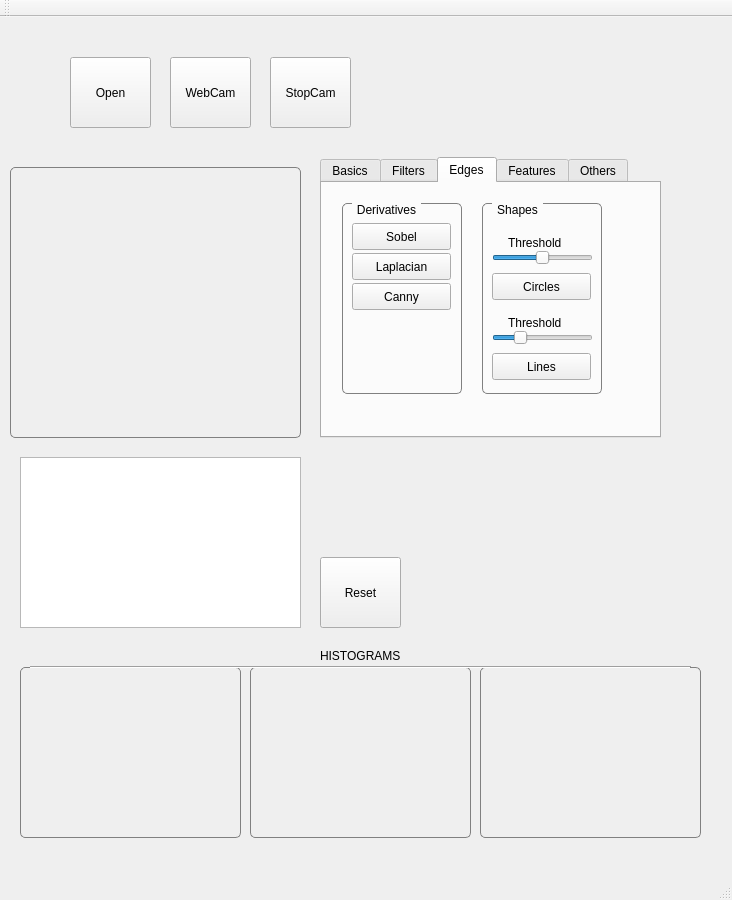
<?xml version="1.0" encoding="UTF-8"?>
<ui version="4.0">
 <class>MainWindow</class>
 <widget class="QMainWindow" name="MainWindow">
  <property name="geometry">
   <rect>
    <x>0</x>
    <y>0</y>
    <width>732</width>
    <height>900</height>
   </rect>
  </property>
  <property name="maximumSize">
   <size>
    <width>732</width>
    <height>900</height>
   </size>
  </property>
  <property name="windowTitle">
   <string>MainWindow</string>
  </property>
  <widget class="QWidget" name="centralWidget">
   <widget class="QPushButton" name="pushButton_open">
    <property name="geometry">
     <rect>
      <x>70</x>
      <y>40</y>
      <width>81</width>
      <height>71</height>
     </rect>
    </property>
    <property name="text">
     <string>Open</string>
    </property>
   </widget>
   <widget class="QPushButton" name="pushButton_webcam">
    <property name="geometry">
     <rect>
      <x>170</x>
      <y>40</y>
      <width>81</width>
      <height>71</height>
     </rect>
    </property>
    <property name="text">
     <string>WebCam</string>
    </property>
   </widget>
   <widget class="QPushButton" name="pushButton_stopcam">
    <property name="geometry">
     <rect>
      <x>270</x>
      <y>40</y>
      <width>81</width>
      <height>71</height>
     </rect>
    </property>
    <property name="text">
     <string>StopCam</string>
    </property>
   </widget>
   <widget class="QPushButton" name="pushButton_reset">
    <property name="geometry">
     <rect>
      <x>320</x>
      <y>540</y>
      <width>81</width>
      <height>71</height>
     </rect>
    </property>
    <property name="text">
     <string>Reset</string>
    </property>
   </widget>
   <widget class="QTabWidget" name="tabWidget">
    <property name="geometry">
     <rect>
      <x>320</x>
      <y>140</y>
      <width>341</width>
      <height>281</height>
     </rect>
    </property>
    <property name="currentIndex">
     <number>2</number>
    </property>
    <widget class="QWidget" name="tab">
     <attribute name="title">
      <string>Basics</string>
     </attribute>
     <widget class="QGroupBox" name="groupBox_resize">
      <property name="geometry">
       <rect>
        <x>137</x>
        <y>9</y>
        <width>141</width>
        <height>122</height>
       </rect>
      </property>
      <property name="focusPolicy">
       <enum>Qt::NoFocus</enum>
      </property>
      <property name="autoFillBackground">
       <bool>false</bool>
      </property>
      <property name="styleSheet">
       <string notr="true">QGroupBox {
    border: 1px solid gray;
    border-radius: 5px;
    margin-top: 0.5em;
}

QGroupBox::title {
    subcontrol-origin: margin;
    left: 10px;
    padding: 0 3px 0 3px;
}</string>
      </property>
      <property name="title">
       <string>Resize</string>
      </property>
      <property name="flat">
       <bool>false</bool>
      </property>
      <layout class="QGridLayout" name="gridLayout">
       <item row="2" column="0" colspan="2">
        <widget class="QPushButton" name="pushButton_resize">
         <property name="text">
          <string>Resize</string>
         </property>
        </widget>
       </item>
       <item row="0" column="1">
        <widget class="QLabel" name="label_width">
         <property name="text">
          <string>width</string>
         </property>
        </widget>
       </item>
       <item row="1" column="1">
        <widget class="QLineEdit" name="lineEdit_width">
         <property name="text">
          <string>100</string>
         </property>
        </widget>
       </item>
       <item row="0" column="0">
        <widget class="QLabel" name="label_height">
         <property name="text">
          <string>height</string>
         </property>
        </widget>
       </item>
       <item row="1" column="0">
        <widget class="QLineEdit" name="lineEdit_height">
         <property name="text">
          <string>100</string>
         </property>
        </widget>
       </item>
      </layout>
     </widget>
     <widget class="QGroupBox" name="groupBox_flip">
      <property name="geometry">
       <rect>
        <x>9</x>
        <y>9</y>
        <width>122</width>
        <height>112</height>
       </rect>
      </property>
      <property name="styleSheet">
       <string notr="true">QGroupBox {
    border: 1px solid gray;
    border-radius: 5px;
    margin-top: 0.5em;
}

QGroupBox::title {
    subcontrol-origin: margin;
    left: 10px;
    padding: 0 3px 0 3px;
}</string>
      </property>
      <property name="title">
       <string>Flip</string>
      </property>
      <layout class="QGridLayout" name="gridLayout_4">
       <item row="0" column="0">
        <widget class="QCheckBox" name="checkBox_horiz">
         <property name="text">
          <string>Horizontal</string>
         </property>
         <property name="checked">
          <bool>true</bool>
         </property>
        </widget>
       </item>
       <item row="1" column="0">
        <widget class="QCheckBox" name="checkBox_vert">
         <property name="text">
          <string>Vertical</string>
         </property>
         <property name="checked">
          <bool>false</bool>
         </property>
        </widget>
       </item>
       <item row="2" column="0">
        <widget class="QPushButton" name="pushButton_flip">
         <property name="text">
          <string>Flip</string>
         </property>
        </widget>
       </item>
      </layout>
     </widget>
     <widget class="QGroupBox" name="groupBox_hist">
      <property name="geometry">
       <rect>
        <x>137</x>
        <y>137</y>
        <width>105</width>
        <height>89</height>
       </rect>
      </property>
      <property name="styleSheet">
       <string notr="true">QGroupBox {
    border: 1px solid gray;
    border-radius: 5px;
    margin-top: 0.5em;
}

QGroupBox::title {
    subcontrol-origin: margin;
    left: 10px;
    padding: 0 3px 0 3px;
}</string>
      </property>
      <property name="title">
       <string>Histogram</string>
      </property>
      <layout class="QGridLayout" name="gridLayout_2">
       <item row="0" column="0">
        <widget class="QPushButton" name="pushButton_eq">
         <property name="text">
          <string>Equalize</string>
         </property>
        </widget>
       </item>
       <item row="1" column="0">
        <widget class="QPushButton" name="pushButton_hist">
         <property name="text">
          <string>Display</string>
         </property>
        </widget>
       </item>
      </layout>
     </widget>
     <widget class="QGroupBox" name="groupBox_noise">
      <property name="geometry">
       <rect>
        <x>9</x>
        <y>137</y>
        <width>105</width>
        <height>91</height>
       </rect>
      </property>
      <property name="styleSheet">
       <string notr="true">QGroupBox {
    border: 1px solid gray;
    border-radius: 5px;
    margin-top: 0.5em;
}

QGroupBox::title {
    subcontrol-origin: margin;
    left: 10px;
    padding: 0 3px 0 3px;
}</string>
      </property>
      <property name="title">
       <string>Noise</string>
      </property>
      <layout class="QGridLayout" name="gridLayout_3">
       <item row="1" column="0">
        <widget class="QPushButton" name="pushButton_sp">
         <property name="text">
          <string>S and P</string>
         </property>
        </widget>
       </item>
       <item row="0" column="0">
        <widget class="QSlider" name="horizontalSlider_sandp">
         <property name="maximum">
          <number>100</number>
         </property>
         <property name="singleStep">
          <number>1</number>
         </property>
         <property name="value">
          <number>20</number>
         </property>
         <property name="orientation">
          <enum>Qt::Horizontal</enum>
         </property>
        </widget>
       </item>
      </layout>
     </widget>
    </widget>
    <widget class="QWidget" name="tab_2">
     <attribute name="title">
      <string>Filters</string>
     </attribute>
     <widget class="QGroupBox" name="groupBox_lowpass">
      <property name="geometry">
       <rect>
        <x>10</x>
        <y>10</y>
        <width>120</width>
        <height>101</height>
       </rect>
      </property>
      <property name="styleSheet">
       <string notr="true">QGroupBox {
    border: 1px solid gray;
    border-radius: 5px;
    margin-top: 0.5em;
}

QGroupBox::title {
    subcontrol-origin: margin;
    left: 10px;
    padding: 0 3px 0 3px;
}</string>
      </property>
      <property name="title">
       <string>LowPass</string>
      </property>
      <widget class="QPushButton" name="pushButton_Blur">
       <property name="geometry">
        <rect>
         <x>10</x>
         <y>70</y>
         <width>99</width>
         <height>27</height>
        </rect>
       </property>
       <property name="text">
        <string>Blur</string>
       </property>
      </widget>
      <widget class="QLineEdit" name="lineEdit_sizeKernel">
       <property name="geometry">
        <rect>
         <x>40</x>
         <y>40</y>
         <width>41</width>
         <height>27</height>
        </rect>
       </property>
       <property name="text">
        <string>11</string>
       </property>
       <property name="alignment">
        <set>Qt::AlignCenter</set>
       </property>
      </widget>
      <widget class="QLabel" name="label_kernelSize">
       <property name="geometry">
        <rect>
         <x>20</x>
         <y>20</y>
         <width>81</width>
         <height>17</height>
        </rect>
       </property>
       <property name="text">
        <string>Kernel size</string>
       </property>
      </widget>
     </widget>
     <widget class="QGroupBox" name="groupBox">
      <property name="geometry">
       <rect>
        <x>190</x>
        <y>10</y>
        <width>120</width>
        <height>101</height>
       </rect>
      </property>
      <property name="styleSheet">
       <string notr="true">QGroupBox {
    border: 1px solid gray;
    border-radius: 5px;
    margin-top: 0.5em;
}

QGroupBox::title {
    subcontrol-origin: margin;
    left: 10px;
    padding: 0 3px 0 3px;
}</string>
      </property>
      <property name="title">
       <string>HighPass</string>
      </property>
      <widget class="QPushButton" name="pushButton_kernel">
       <property name="geometry">
        <rect>
         <x>10</x>
         <y>70</y>
         <width>99</width>
         <height>27</height>
        </rect>
       </property>
       <property name="text">
        <string>Sharpen</string>
       </property>
      </widget>
      <widget class="QLineEdit" name="lineEdit_kernelCnt">
       <property name="geometry">
        <rect>
         <x>40</x>
         <y>40</y>
         <width>41</width>
         <height>27</height>
        </rect>
       </property>
       <property name="text">
        <string>5</string>
       </property>
       <property name="alignment">
        <set>Qt::AlignCenter</set>
       </property>
      </widget>
      <widget class="QLabel" name="label_kernelCnt">
       <property name="geometry">
        <rect>
         <x>10</x>
         <y>20</y>
         <width>101</width>
         <height>21</height>
        </rect>
       </property>
       <property name="text">
        <string>Kernel center</string>
       </property>
      </widget>
     </widget>
     <widget class="QGroupBox" name="groupBox_morph">
      <property name="geometry">
       <rect>
        <x>50</x>
        <y>120</y>
        <width>231</width>
        <height>121</height>
       </rect>
      </property>
      <property name="styleSheet">
       <string notr="true">QGroupBox {
    border: 1px solid gray;
    border-radius: 5px;
    margin-top: 0.5em;
}

QGroupBox::title {
    subcontrol-origin: margin;
    left: 10px;
    padding: 0 3px 0 3px;
}</string>
      </property>
      <property name="title">
       <string>Morphological operations</string>
      </property>
      <widget class="QListWidget" name="listWidget">
       <property name="geometry">
        <rect>
         <x>10</x>
         <y>30</y>
         <width>131</width>
         <height>81</height>
        </rect>
       </property>
       <item>
        <property name="text">
         <string>Erode</string>
        </property>
       </item>
       <item>
        <property name="text">
         <string>Dilate</string>
        </property>
       </item>
       <item>
        <property name="text">
         <string>Open</string>
        </property>
       </item>
       <item>
        <property name="text">
         <string>Close</string>
        </property>
       </item>
      </widget>
      <widget class="QLineEdit" name="lineEdit_sizeElmt">
       <property name="geometry">
        <rect>
         <x>160</x>
         <y>50</y>
         <width>41</width>
         <height>27</height>
        </rect>
       </property>
       <property name="text">
        <string>5</string>
       </property>
       <property name="alignment">
        <set>Qt::AlignCenter</set>
       </property>
      </widget>
      <widget class="QLabel" name="label_4">
       <property name="geometry">
        <rect>
         <x>150</x>
         <y>30</y>
         <width>67</width>
         <height>17</height>
        </rect>
       </property>
       <property name="text">
        <string>Size of SE</string>
       </property>
      </widget>
      <widget class="QPushButton" name="pushButton_morph">
       <property name="geometry">
        <rect>
         <x>150</x>
         <y>90</y>
         <width>71</width>
         <height>27</height>
        </rect>
       </property>
       <property name="text">
        <string>Apply</string>
       </property>
      </widget>
     </widget>
    </widget>
    <widget class="QWidget" name="tab_4">
     <attribute name="title">
      <string>Edges</string>
     </attribute>
     <widget class="QGroupBox" name="groupBox_deriv">
      <property name="geometry">
       <rect>
        <x>20</x>
        <y>20</y>
        <width>120</width>
        <height>191</height>
       </rect>
      </property>
      <property name="styleSheet">
       <string notr="true">QGroupBox {
    border: 1px solid gray;
    border-radius: 5px;
    margin-top: 0.5em;
}

QGroupBox::title {
    subcontrol-origin: margin;
    left: 10px;
    padding: 0 3px 0 3px;
}</string>
      </property>
      <property name="title">
       <string>Derivatives</string>
      </property>
      <widget class="QPushButton" name="pushButton_sobel">
       <property name="geometry">
        <rect>
         <x>10</x>
         <y>20</y>
         <width>99</width>
         <height>27</height>
        </rect>
       </property>
       <property name="text">
        <string>Sobel</string>
       </property>
      </widget>
      <widget class="QPushButton" name="pushButton_lapl">
       <property name="geometry">
        <rect>
         <x>10</x>
         <y>50</y>
         <width>99</width>
         <height>27</height>
        </rect>
       </property>
       <property name="text">
        <string>Laplacian</string>
       </property>
      </widget>
      <widget class="QPushButton" name="pushButton_canny">
       <property name="geometry">
        <rect>
         <x>10</x>
         <y>80</y>
         <width>99</width>
         <height>27</height>
        </rect>
       </property>
       <property name="text">
        <string>Canny</string>
       </property>
      </widget>
     </widget>
     <widget class="QGroupBox" name="groupBox_shapes">
      <property name="geometry">
       <rect>
        <x>160</x>
        <y>20</y>
        <width>120</width>
        <height>191</height>
       </rect>
      </property>
      <property name="styleSheet">
       <string notr="true">QGroupBox {
    border: 1px solid gray;
    border-radius: 5px;
    margin-top: 0.5em;
}

QGroupBox::title {
    subcontrol-origin: margin;
    left: 10px;
    padding: 0 3px 0 3px;
}</string>
      </property>
      <property name="title">
       <string>Shapes</string>
      </property>
      <widget class="QPushButton" name="pushButton_circles">
       <property name="geometry">
        <rect>
         <x>10</x>
         <y>70</y>
         <width>99</width>
         <height>27</height>
        </rect>
       </property>
       <property name="text">
        <string>Circles</string>
       </property>
      </widget>
      <widget class="QPushButton" name="pushButton_lines">
       <property name="geometry">
        <rect>
         <x>10</x>
         <y>150</y>
         <width>99</width>
         <height>27</height>
        </rect>
       </property>
       <property name="text">
        <string>Lines</string>
       </property>
      </widget>
      <widget class="QSlider" name="horizontalSlider_circleThresh">
       <property name="geometry">
        <rect>
         <x>10</x>
         <y>40</y>
         <width>101</width>
         <height>29</height>
        </rect>
       </property>
       <property name="minimum">
        <number>1</number>
       </property>
       <property name="maximum">
        <number>200</number>
       </property>
       <property name="value">
        <number>100</number>
       </property>
       <property name="orientation">
        <enum>Qt::Horizontal</enum>
       </property>
      </widget>
      <widget class="QLabel" name="label_circleThresh">
       <property name="geometry">
        <rect>
         <x>26</x>
         <y>30</y>
         <width>71</width>
         <height>20</height>
        </rect>
       </property>
       <property name="text">
        <string>Threshold</string>
       </property>
      </widget>
      <widget class="QSlider" name="horizontalSlider_lineThresh">
       <property name="geometry">
        <rect>
         <x>10</x>
         <y>120</y>
         <width>101</width>
         <height>29</height>
        </rect>
       </property>
       <property name="minimum">
        <number>1</number>
       </property>
       <property name="maximum">
        <number>400</number>
       </property>
       <property name="value">
        <number>100</number>
       </property>
       <property name="orientation">
        <enum>Qt::Horizontal</enum>
       </property>
      </widget>
      <widget class="QLabel" name="label_lineThresh">
       <property name="geometry">
        <rect>
         <x>26</x>
         <y>110</y>
         <width>71</width>
         <height>20</height>
        </rect>
       </property>
       <property name="text">
        <string>Threshold</string>
       </property>
      </widget>
     </widget>
    </widget>
    <widget class="QWidget" name="tab_5">
     <attribute name="title">
      <string>Features</string>
     </attribute>
     <widget class="QPushButton" name="pushButton_harris">
      <property name="geometry">
       <rect>
        <x>20</x>
        <y>30</y>
        <width>99</width>
        <height>27</height>
       </rect>
      </property>
      <property name="text">
       <string>Harris</string>
      </property>
     </widget>
     <widget class="QPushButton" name="pushButton_surf">
      <property name="geometry">
       <rect>
        <x>20</x>
        <y>110</y>
        <width>99</width>
        <height>27</height>
       </rect>
      </property>
      <property name="text">
       <string>SURF</string>
      </property>
     </widget>
     <widget class="Line" name="line">
      <property name="geometry">
       <rect>
        <x>20</x>
        <y>20</y>
        <width>211</width>
        <height>16</height>
       </rect>
      </property>
      <property name="orientation">
       <enum>Qt::Horizontal</enum>
      </property>
     </widget>
     <widget class="Line" name="line_2">
      <property name="geometry">
       <rect>
        <x>20</x>
        <y>90</y>
        <width>211</width>
        <height>16</height>
       </rect>
      </property>
      <property name="orientation">
       <enum>Qt::Horizontal</enum>
      </property>
     </widget>
     <widget class="QLabel" name="label">
      <property name="geometry">
       <rect>
        <x>30</x>
        <y>10</y>
        <width>81</width>
        <height>17</height>
       </rect>
      </property>
      <property name="text">
       <string>Detectors</string>
      </property>
     </widget>
     <widget class="QLabel" name="label_2">
      <property name="geometry">
       <rect>
        <x>30</x>
        <y>80</y>
        <width>81</width>
        <height>17</height>
       </rect>
      </property>
      <property name="text">
       <string>Descriptors</string>
      </property>
     </widget>
     <widget class="QPushButton" name="pushButton_sift">
      <property name="geometry">
       <rect>
        <x>20</x>
        <y>150</y>
        <width>99</width>
        <height>27</height>
       </rect>
      </property>
      <property name="text">
       <string>SIFT</string>
      </property>
     </widget>
     <widget class="QPushButton" name="pushButton_fast">
      <property name="geometry">
       <rect>
        <x>20</x>
        <y>190</y>
        <width>99</width>
        <height>27</height>
       </rect>
      </property>
      <property name="text">
       <string>FAST</string>
      </property>
     </widget>
     <widget class="QSlider" name="horizontalSlider_harrisThresh">
      <property name="geometry">
       <rect>
        <x>140</x>
        <y>50</y>
        <width>160</width>
        <height>29</height>
       </rect>
      </property>
      <property name="mouseTracking">
       <bool>false</bool>
      </property>
      <property name="maximum">
       <number>255</number>
      </property>
      <property name="value">
       <number>200</number>
      </property>
      <property name="tracking">
       <bool>true</bool>
      </property>
      <property name="orientation">
       <enum>Qt::Horizontal</enum>
      </property>
      <property name="invertedAppearance">
       <bool>false</bool>
      </property>
      <property name="invertedControls">
       <bool>false</bool>
      </property>
      <property name="tickPosition">
       <enum>QSlider::NoTicks</enum>
      </property>
     </widget>
     <widget class="QLabel" name="label_HarrisThreshold">
      <property name="geometry">
       <rect>
        <x>190</x>
        <y>40</y>
        <width>81</width>
        <height>20</height>
       </rect>
      </property>
      <property name="text">
       <string>Threshold</string>
      </property>
     </widget>
     <widget class="QLabel" name="label_threshvalue">
      <property name="geometry">
       <rect>
        <x>300</x>
        <y>50</y>
        <width>41</width>
        <height>17</height>
       </rect>
      </property>
      <property name="text">
       <string>200</string>
      </property>
     </widget>
     <widget class="QLabel" name="label_HarrisThreshold_2">
      <property name="geometry">
       <rect>
        <x>160</x>
        <y>100</y>
        <width>151</width>
        <height>20</height>
       </rect>
      </property>
      <property name="text">
       <string>Hessian Threshold</string>
      </property>
     </widget>
     <widget class="QLabel" name="label_threshvalue_2">
      <property name="geometry">
       <rect>
        <x>300</x>
        <y>110</y>
        <width>41</width>
        <height>17</height>
       </rect>
      </property>
      <property name="text">
       <string>400</string>
      </property>
     </widget>
     <widget class="QSlider" name="horizontalSlider_SURFThresh">
      <property name="geometry">
       <rect>
        <x>140</x>
        <y>110</y>
        <width>160</width>
        <height>29</height>
       </rect>
      </property>
      <property name="mouseTracking">
       <bool>false</bool>
      </property>
      <property name="maximum">
       <number>1000</number>
      </property>
      <property name="value">
       <number>400</number>
      </property>
      <property name="tracking">
       <bool>true</bool>
      </property>
      <property name="orientation">
       <enum>Qt::Horizontal</enum>
      </property>
      <property name="invertedAppearance">
       <bool>false</bool>
      </property>
      <property name="invertedControls">
       <bool>false</bool>
      </property>
      <property name="tickPosition">
       <enum>QSlider::NoTicks</enum>
      </property>
     </widget>
     <widget class="QLabel" name="label_HarrisThreshold_3">
      <property name="geometry">
       <rect>
        <x>160</x>
        <y>140</y>
        <width>131</width>
        <height>20</height>
       </rect>
      </property>
      <property name="text">
       <string>Number of points</string>
      </property>
     </widget>
     <widget class="QLabel" name="label_threshvalue_3">
      <property name="geometry">
       <rect>
        <x>300</x>
        <y>150</y>
        <width>41</width>
        <height>17</height>
       </rect>
      </property>
      <property name="text">
       <string>100</string>
      </property>
     </widget>
     <widget class="QSlider" name="horizontalSlider_SIFTThresh">
      <property name="geometry">
       <rect>
        <x>140</x>
        <y>150</y>
        <width>160</width>
        <height>29</height>
       </rect>
      </property>
      <property name="mouseTracking">
       <bool>false</bool>
      </property>
      <property name="minimum">
       <number>1</number>
      </property>
      <property name="maximum">
       <number>255</number>
      </property>
      <property name="value">
       <number>100</number>
      </property>
      <property name="tracking">
       <bool>true</bool>
      </property>
      <property name="orientation">
       <enum>Qt::Horizontal</enum>
      </property>
      <property name="invertedAppearance">
       <bool>false</bool>
      </property>
      <property name="invertedControls">
       <bool>false</bool>
      </property>
      <property name="tickPosition">
       <enum>QSlider::NoTicks</enum>
      </property>
     </widget>
     <widget class="QLabel" name="label_HarrisThreshold_4">
      <property name="geometry">
       <rect>
        <x>190</x>
        <y>180</y>
        <width>81</width>
        <height>20</height>
       </rect>
      </property>
      <property name="text">
       <string>Threshold</string>
      </property>
     </widget>
     <widget class="QLabel" name="label_threshvalue_4">
      <property name="geometry">
       <rect>
        <x>300</x>
        <y>190</y>
        <width>41</width>
        <height>17</height>
       </rect>
      </property>
      <property name="text">
       <string>9</string>
      </property>
     </widget>
     <widget class="QSlider" name="horizontalSlider_FASTThresh">
      <property name="geometry">
       <rect>
        <x>140</x>
        <y>190</y>
        <width>160</width>
        <height>29</height>
       </rect>
      </property>
      <property name="mouseTracking">
       <bool>false</bool>
      </property>
      <property name="maximum">
       <number>255</number>
      </property>
      <property name="value">
       <number>9</number>
      </property>
      <property name="tracking">
       <bool>true</bool>
      </property>
      <property name="orientation">
       <enum>Qt::Horizontal</enum>
      </property>
      <property name="invertedAppearance">
       <bool>false</bool>
      </property>
      <property name="invertedControls">
       <bool>false</bool>
      </property>
      <property name="tickPosition">
       <enum>QSlider::NoTicks</enum>
      </property>
     </widget>
    </widget>
    <widget class="QWidget" name="tab_3">
     <attribute name="title">
      <string>Others</string>
     </attribute>
     <widget class="QPushButton" name="pushButton_logo">
      <property name="geometry">
       <rect>
        <x>10</x>
        <y>20</y>
        <width>99</width>
        <height>27</height>
       </rect>
      </property>
      <property name="text">
       <string>Logo</string>
      </property>
     </widget>
     <widget class="QPushButton" name="pushButton_invert">
      <property name="geometry">
       <rect>
        <x>110</x>
        <y>20</y>
        <width>99</width>
        <height>27</height>
       </rect>
      </property>
      <property name="text">
       <string>Invert</string>
      </property>
     </widget>
    </widget>
   </widget>
   <widget class="QLabel" name="label_histR">
    <property name="geometry">
     <rect>
      <x>20</x>
      <y>650</y>
      <width>221</width>
      <height>171</height>
     </rect>
    </property>
    <property name="styleSheet">
     <string notr="true">QLabel
{border: 1px solid gray;
    border-radius: 5px;
    margin-top: 0.5em;
}</string>
    </property>
    <property name="text">
     <string/>
    </property>
   </widget>
   <widget class="QLabel" name="label_histG">
    <property name="geometry">
     <rect>
      <x>250</x>
      <y>650</y>
      <width>221</width>
      <height>171</height>
     </rect>
    </property>
    <property name="styleSheet">
     <string notr="true">QLabel
{border: 1px solid gray;
    border-radius: 5px;
    margin-top: 0.5em;
}</string>
    </property>
    <property name="text">
     <string/>
    </property>
   </widget>
   <widget class="QLabel" name="label_histB">
    <property name="geometry">
     <rect>
      <x>480</x>
      <y>650</y>
      <width>221</width>
      <height>171</height>
     </rect>
    </property>
    <property name="styleSheet">
     <string notr="true">QLabel
{border: 1px solid gray;
    border-radius: 5px;
    margin-top: 0.5em;
}</string>
    </property>
    <property name="text">
     <string/>
    </property>
   </widget>
   <widget class="Line" name="line_3">
    <property name="geometry">
     <rect>
      <x>30</x>
      <y>640</y>
      <width>661</width>
      <height>21</height>
     </rect>
    </property>
    <property name="orientation">
     <enum>Qt::Horizontal</enum>
    </property>
   </widget>
   <widget class="QLabel" name="label_3">
    <property name="geometry">
     <rect>
      <x>320</x>
      <y>630</y>
      <width>111</width>
      <height>17</height>
     </rect>
    </property>
    <property name="text">
     <string>HISTOGRAMS</string>
    </property>
   </widget>
   <widget class="QLabel" name="label_inputI">
    <property name="geometry">
     <rect>
      <x>10</x>
      <y>150</y>
      <width>291</width>
      <height>271</height>
     </rect>
    </property>
    <property name="styleSheet">
     <string notr="true">QLabel
{border: 1px solid gray;
    border-radius: 5px;
    margin-top: 0.5em;
}</string>
    </property>
    <property name="text">
     <string/>
    </property>
    <property name="alignment">
     <set>Qt::AlignCenter</set>
    </property>
   </widget>
   <widget class="QListWidget" name="listWidget_process">
    <property name="geometry">
     <rect>
      <x>20</x>
      <y>440</y>
      <width>281</width>
      <height>171</height>
     </rect>
    </property>
   </widget>
  </widget>
  <widget class="QMenuBar" name="menuBar">
   <property name="geometry">
    <rect>
     <x>0</x>
     <y>0</y>
     <width>732</width>
     <height>25</height>
    </rect>
   </property>
  </widget>
  <widget class="QToolBar" name="mainToolBar">
   <attribute name="toolBarArea">
    <enum>TopToolBarArea</enum>
   </attribute>
   <attribute name="toolBarBreak">
    <bool>false</bool>
   </attribute>
  </widget>
  <widget class="QStatusBar" name="statusBar"/>
 </widget>
 <layoutdefault spacing="6" margin="11"/>
 <resources/>
 <connections/>
</ui>
